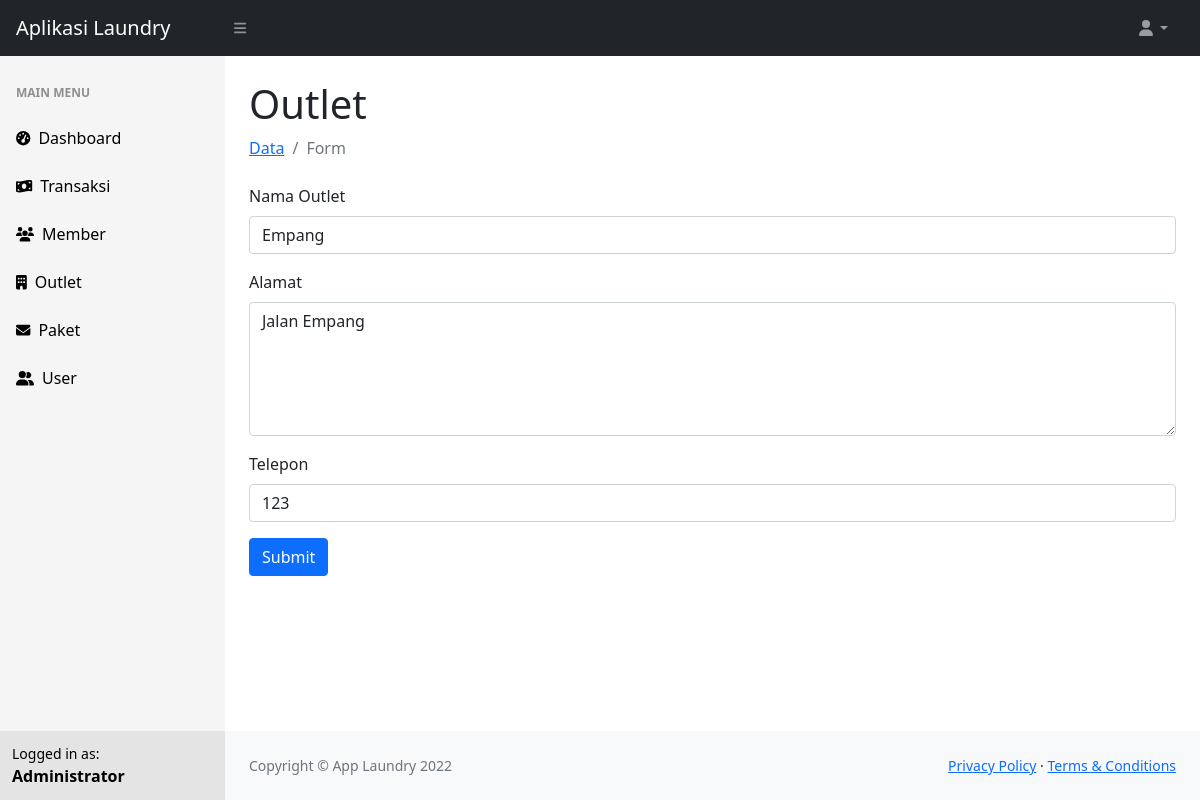
Screenshot of /admin.php?p=outlet&f=form&edit&id=3 (signed in) with the database file from the repository.
### tables this page shows
CREATE TABLE IF NOT EXISTS `tb_outlet` (
  `id` int(11) NOT NULL AUTO_INCREMENT,
  `nama` varchar(100) DEFAULT NULL,
  `alamat` text,
  `tlp` varchar(15) DEFAULT NULL,
  PRIMARY KEY (`id`)
);

### admin/outlet/form.php (the view, shortened to what this page needs)
<?php
include "./fungsi/koneksi.php";
if (isset($_GET['edit'])) {
  $id = $_GET['id'];
  $query_edit = "select * from tb_outlet where id = '" . $id . "'";
  $row_edit = mysqli_query($koneksi, $query_edit);
  $data_edit = mysqli_fetch_array($row_edit);
}
?>
<h1 class="mt-4">Outlet</h1>
<ol class="breadcrumb mb-4">
  <li class="breadcrumb-item"><a href="admin.php?p=outlet">Data</a></li>
  <li class="breadcrumb-item active">Form</li>
</ol>
<div class="row">
  <div class="col-lg-12">
    <form action="" method="POST">
      <div class="mb-3">
        <label for="nama" class="form-label">Nama Outlet</label>
        <input name="nama" type="text" class="form-control" id="nama" placeholder="Masukan Nama Outlet" value="<?php echo (isset($_GET['edit'])) ? $data_edit['nama'] : ''; ?>">
      </div>
      <div class="mb-3">
        <label for="username" class="form-label">Alamat</label>
        <textarea class="form-control" name="alamat" id="alamat" cols="30" rows="5" placeholder="Masukan Alamat"><?php echo (isset($_GET['edit'])) ? $data_edit['alamat'] : ''; ?></textarea>
      </div>
      <div class="mb-3">
        <label for="password" class="form-label">Telepon</label>
        <input name="tlp" type="text" class="form-control" id="tlp" placeholder="Masukan No. Telepon" value="<?php echo (isset($_GET['edit'])) ? $data_edit['tlp'] : ''; ?>">
      </div>
      <div class="col-auto">
        <button type="submit" name="submit" class="btn btn-primary mb-3">Submit</button>
      </div>
    </form>
  </div>
</div>

### rows the page displays
tb_outlet: nama "Empang", alamat "Jalan Empang", tlp "123"

### other values shown
$_SESSION['nama'] "Administrator"
